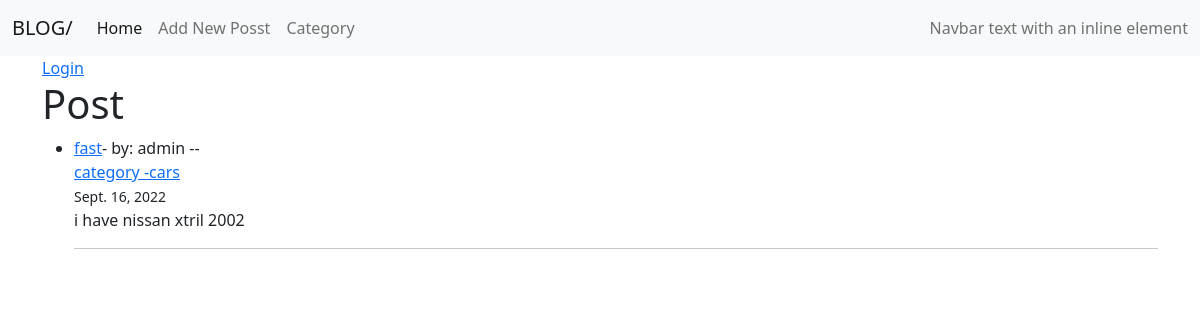
The page / on the database its author committed.
### theblog/models.py (models this page shows, shortened)
class Post (models.Model):
    title = models.CharField(max_length=255)
    header_image = models.ImageField(null=True,blank=True, upload_to="images/")
    title_tag = models.CharField(max_length=255, default='The Top')
    author = models.ForeignKey(User, on_delete=models.CASCADE)
    body = RichTextField(blank=True,null=True)
    post_date = models.DateField(auto_now_add=True)
    category = models.ForeignKey(Category, max_length=25,on_delete=models.CASCADE)
    likes = models.ManyToManyField(User, related_name='blog_posts')

class Category(models.Model):
    name = models.CharField(max_length=255)
    def __str__(self):
        return self.name

### theblog/views.py (the view)
# urls.py: path('',views.HomeView.as_view(),name='home'),
class HomeView(ListView):
    model = Post
    template_name = 'theblog/home.html'
    ordering = ['-post_date']

### theblog/templates/theblog/home.html (shortened to what this page needs)
<!DOCTYPE html>
{% load static %}
<html lang="en">
<head>
    <link rel="stylesheet" href="{% static 'css/bootstrap.css' %}">
</head>
<body>
    <nav class="navbar navbar-expand-lg bg-light">
        <div class="container-fluid">
          <a class="navbar-brand" href="{% url 'home' %}">BLOG/ {{post.author}}</a>
          <div class="collapse navbar-collapse" id="navbarText">
            <ul class="navbar-nav me-auto mb-2 mb-lg-0">
              <li class="nav-item">
                <a class="nav-link active" aria-current="page" href="{% url 'home' %}">Home</a>
              </li>
              <li class="nav-item">
                <a class="nav-link" href="{% url 'add_post' %}">Add New Posst</a>
              </li>
              <li class="nav-item">
                <a class="nav-link" href="#">Category</a>
              </li>
            </ul>
            <span class="navbar-text">
              Navbar text with an inline element
            </span>
          </div>
        </div>
      </nav>
    <section>
        <div class="container">
          <div>
            {% if user.is_authenticated %}
            <a href="#">Wellcome--{{user.username}}</a>
            <a href="{% url 'logout' %}">Logout</a>
            <a href="{% url 'edit_profile' %}">Edit Profile</a>
            {% else %}
            <a href="{% url 'login' %}">Login</a>
            {% endif %}
     </section>
    {% block content %}
    <div class="container">
      <h1>Post</h1>
      <ul>
          {% for post in object_list%}
           <li>
              <a href="{% url 'deteil' post.pk %}">{{post.title}}</a>- by: {{post.author}} --
                <br>
                <a href="{% url 'detail_category' post.id %}">category -{{post.category}}</a><br>
              <small> {{post.post_date}}</small>
              <br>
              {{post.body|safe}}
              </li><hr><br>
          {% endfor %}
       </ul>
  </div>
        {% endblock content %}
</body>
</html>

### rows shown on the page
Post: title "fast", author "admin", category "cars", post_date "Sept. 16, 2022", body "i have nissan xtril 2002"
